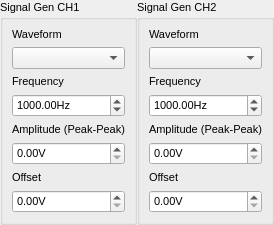
      <widget class="QWidget" name="page_2">
       <layout class="QHBoxLayout" name="horizontalLayout_2">
        <property name="spacing">
         <number>0</number>
        </property>
        <property name="leftMargin">
         <number>0</number>
        </property>
        <property name="topMargin">
         <number>0</number>
        </property>
        <property name="rightMargin">
         <number>0</number>
        </property>
        <property name="bottomMargin">
         <number>0</number>
        </property>
        <item>
         <widget class="QGroupBox" name="signalGenGroup_CH1">
          <property name="enabled">
           <bool>true</bool>
          </property>
          <property name="font">
           <font>
            <pointsize>8</pointsize>
            <weight>50</weight>
            <bold>false</bold>
           </font>
          </property>
          <property name="title">
           <string>Signal Gen CH1</string>
          </property>
          <property name="checkable">
           <bool>false</bool>
          </property>
          <property name="checked">
           <bool>false</bool>
          </property>
          <layout class="QVBoxLayout" name="verticalLayout_19">
           <item>
            <widget class="QLabel" name="waveformLabel_CH1">
             <property name="text">
              <string>Waveform</string>
             </property>
            </widget>
           </item>
           <item>
            <widget class="espoComboBox" name="waveformSelect_CH1"/>
           </item>
           <item>
            <widget class="QLabel" name="frequencyLabel_CH1">
             <property name="text">
              <string>Frequency</string>
             </property>
            </widget>
           </item>
           <item>
            <widget class="espoSpinBox" name="frequencyValue_CH1">
             <property name="suffix">
              <string notr="true">Hz</string>
             </property>
             <property name="decimals">
              <number>2</number>
             </property>
             <property name="minimum">
              <double>0.000000000000000</double>
             </property>
             <property name="maximum">
              <double>1000000.000000000000000</double>
             </property>
             <property name="singleStep">
              <double>100.000000000000000</double>
             </property>
             <property name="value">
              <double>1000.000000000000000</double>
             </property>
            </widget>
           </item>
           <item>
            <widget class="QLabel" name="amplitudeLabel_CH1">
             <property name="text">
              <string>Amplitude (Peak-Peak)</string>
             </property>
            </widget>
           </item>
           <item>
            <widget class="espoSpinBox" name="amplitudeValue_CH1">
             <property name="suffix">
              <string>V</string>
             </property>
             <property name="maximum">
              <double>9.600000000000000</double>
             </property>
             <property name="singleStep">
              <double>0.100000000000000</double>
             </property>
            </widget>
           </item>
           <item>
            <widget class="QLabel" name="dcOffsetLabel_CH1">
             <property name="text">
              <string>Offset</string>
             </property>
            </widget>
           </item>
           <item>
            <widget class="espoSpinBox" name="dcOffsetValue_CH1">
             <property name="suffix">
              <string>V</string>
             </property>
             <property name="maximum">
              <double>9.600000000000000</double>
             </property>
             <property name="singleStep">
              <double>0.100000000000000</double>
             </property>
            </widget>
           </item>
          </layout>
         </widget>
        </item>
        <item>
         <widget class="QGroupBox" name="signalGenGroup_CH2">
          <property name="enabled">
           <bool>true</bool>
          </property>
          <property name="font">
           <font>
            <pointsize>8</pointsize>
           </font>
          </property>
          <property name="title">
           <string>Signal Gen CH2</string>
          </property>
          <property name="checkable">
           <bool>false</bool>
          </property>
          <property name="checked">
           <bool>false</bool>
          </property>
          <layout class="QVBoxLayout" name="verticalLayout_21">
           <item>
            <widget class="QLabel" name="waveformLabel_CH2">
             <property name="enabled">
              <bool>true</bool>
             </property>
             <property name="text">
              <string>Waveform</string>
             </property>
            </widget>
           </item>
           <item>
            <widget class="espoComboBox" name="waveformSelect_CH2">
             <property name="enabled">
              <bool>true</bool>
             </property>
            </widget>
           </item>
           <item>
            <widget class="QLabel" name="frequencyLabel_CH2">
             <property name="enabled">
              <bool>true</bool>
             </property>
             <property name="text">
              <string>Frequency</string>
             </property>
            </widget>
           </item>
           <item>
            <widget class="espoSpinBox" name="frequencyValue_CH2">
             <property name="enabled">
              <bool>true</bool>
             </property>
             <property name="suffix">
              <string notr="true">Hz</string>
             </property>
             <property name="decimals">
              <number>2</number>
             </property>
             <property name="maximum">
              <double>1000000.000000000000000</double>
             </property>
             <property name="singleStep">
              <double>100.000000000000000</double>
             </property>
             <property name="value">
              <double>1000.000000000000000</double>
             </property>
            </widget>
           </item>
           <item>
            <widget class="QLabel" name="amplitudeLabel_CH2">
             <property name="enabled">
              <bool>true</bool>
             </property>
             <property name="text">
              <string>Amplitude (Peak-Peak)</string>
             </property>
            </widget>
           </item>
           <item>
            <widget class="espoSpinBox" name="amplitudeValue_CH2">
             <property name="enabled">
              <bool>true</bool>
             </property>
             <property name="suffix">
              <string>V</string>
             </property>
             <property name="maximum">
              <double>10.000000000000000</double>
             </property>
             <property name="singleStep">
              <double>0.100000000000000</double>
             </property>
            </widget>
           </item>
           <item>
            <widget class="QLabel" name="dcOffsetLabel_CH2">
             <property name="enabled">
              <bool>true</bool>
             </property>
             <property name="text">
              <string>Offset</string>
             </property>
            </widget>
           </item>
           <item>
            <widget class="espoSpinBox" name="dcOffsetValue_CH2">
             <property name="enabled">
              <bool>true</bool>
             </property>
             <property name="suffix">
              <string>V</string>
             </property>
             <property name="maximum">
              <double>10.000000000000000</double>
             </property>
             <property name="singleStep">
              <double>0.100000000000000</double>
             </property>
            </widget>
           </item>
          </layout>
         </widget>
        </item>
       </layout>
      </widget>
